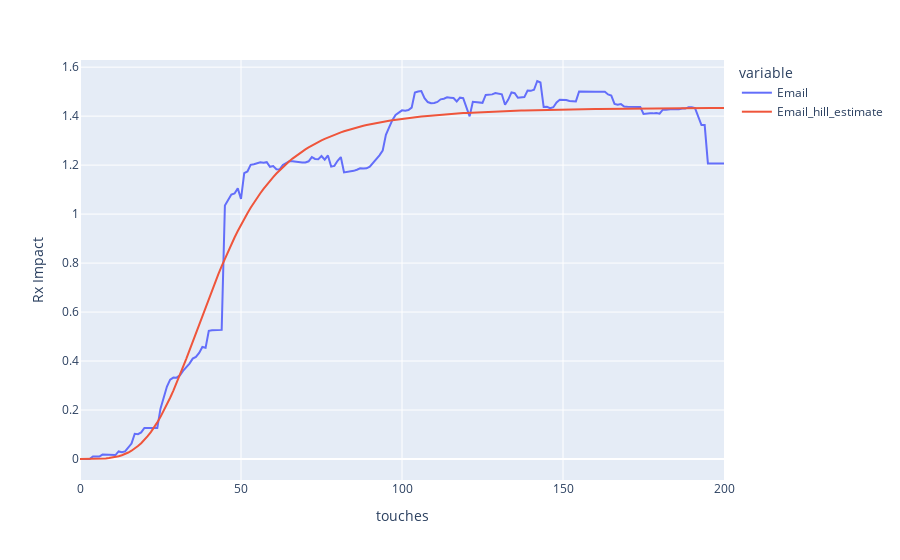

The code cell stored with this chart in its notebook:
### Code cell
response_curves.plot(channel1_o['resp_df'], 'touches', ['Email', 'Email_hill_estimate'])

### Figure 1 — Plotly figure (JSON) as saved in the notebook; plotly's stock layout.template omitted (floating-point values rounded to 4 significant figures; data arrays with more than 128 entries replaced by an {"elided": "..."} marker saying what was removed)
{"data": [{"hovertemplate": "variable=Email<br>touches=%{x}<br>value=%{y}<extra></extra>", "legendgroup": "Email", "line": {"color": "#636efa", "dash": "solid"}, "marker": {"symbol": "circle"}, "mode": "lines", "name": "Email", "orientation": "v", "showlegend": true, "type": "scatter", "x": {"elided": "201 int values"}, "xaxis": "x", "y": {"elided": "201 float values"}, "yaxis": "y"}, {"hovertemplate": "variable=Email_hill_estimate<br>touches=%{x}<br>value=%{y}<extra></extra>", "legendgroup": "Email_hill_estimate", "line": {"color": "#EF553B", "dash": "solid"}, "marker": {"symbol": "circle"}, "mode": "lines", "name": "Email_hill_estimate", "orientation": "v", "showlegend": true, "type": "scatter", "x": {"elided": "201 int values"}, "xaxis": "x", "y": {"elided": "201 float values"}, "yaxis": "y"}], "layout": {"legend": {"title": {"text": "variable"}, "tracegroupgap": 0}, "margin": {"t": 60}, "xaxis": {"anchor": "y", "domain": [0, 1], "title": {"text": "touches"}}, "yaxis": {"anchor": "x", "domain": [0, 1], "title": {"text": "Rx Impact"}}}}
